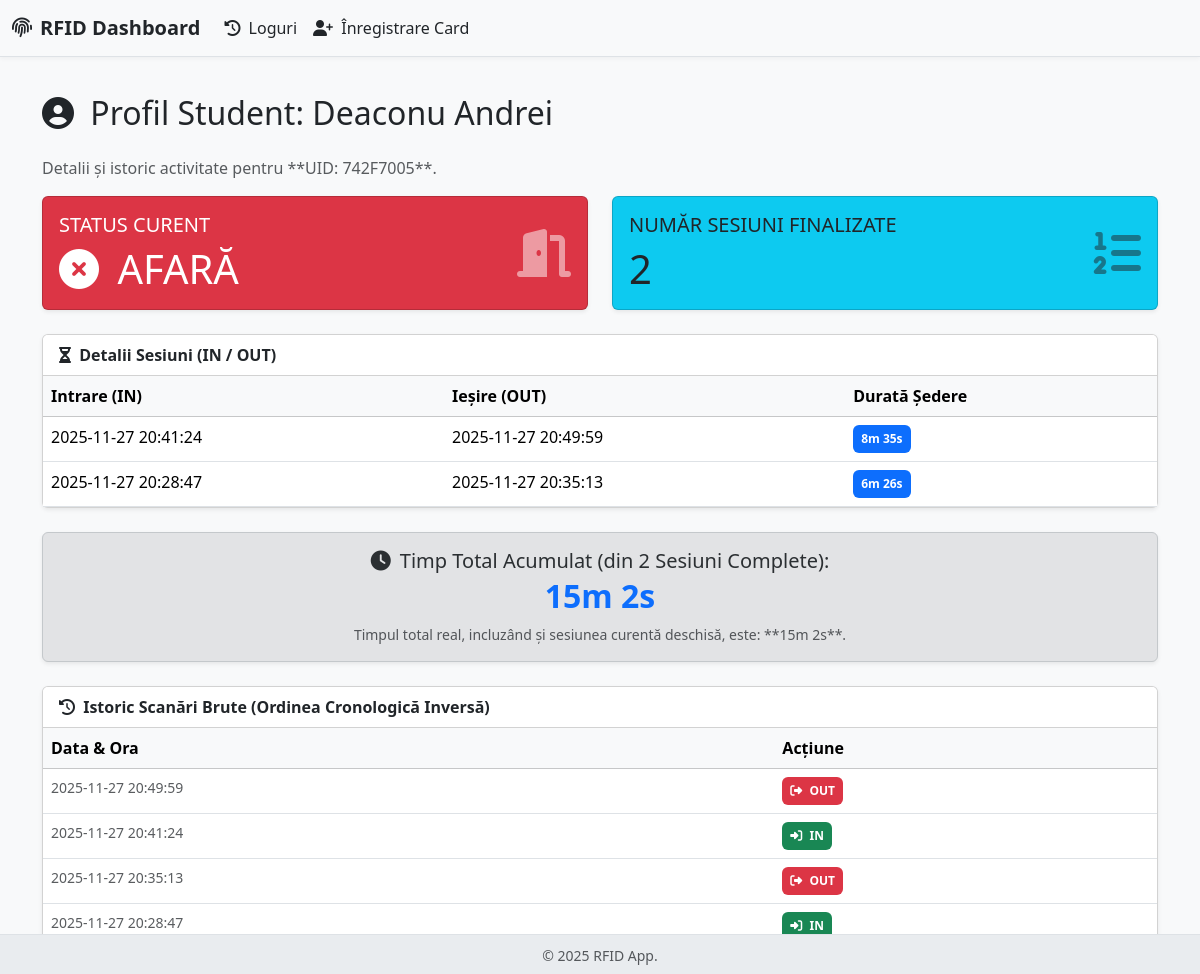
Before: /profile/1 with the older database file.
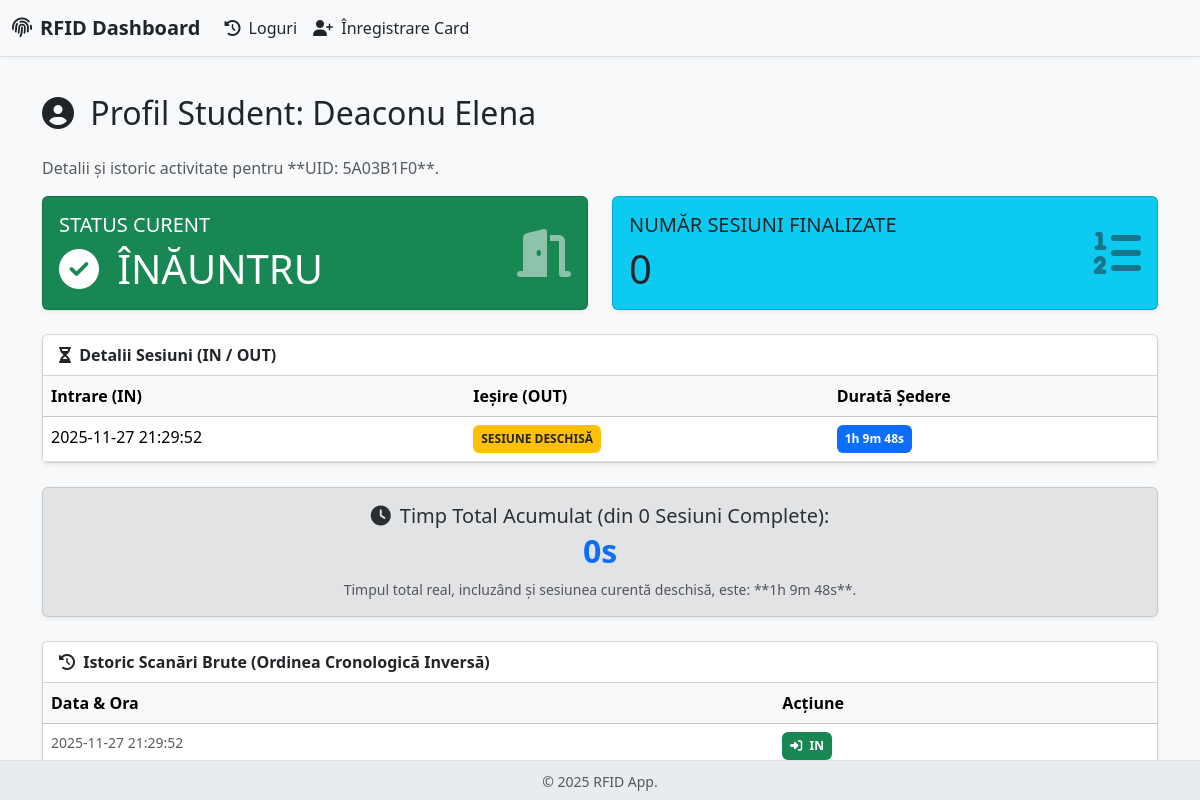
After: the same page with the newer database file.
### app.py (models this page shows)
class Person(db.Model):
    __tablename__ = 'person'
    id = db.Column(db.Integer, primary_key=True)
    uid_card = db.Column(db.String(50), unique=True, nullable=False)
    first_name = db.Column(db.String(100), nullable=False)
    last_name = db.Column(db.String(100), nullable=False)
    is_inside = db.Column(db.Boolean, default=False)
    last_action_time = db.Column(db.DateTime, default=lambda: datetime(1970, 1, 1, tzinfo=timezone.utc))
    logs = db.relationship('Log', backref='person', lazy=True)

class Log(db.Model):
    __tablename__ = 'log'
    id = db.Column(db.Integer, primary_key=True)
    person_id = db.Column(db.Integer, db.ForeignKey('person.id'), nullable=False)
    timestamp = db.Column(db.DateTime, default=lambda: datetime.now(timezone.utc))
    action = db.Column(db.String(3), nullable=False)

### app.py (the view)
@app.route('/profile/<int:person_id>')
def view_person_profile(person_id):
    person = Person.query.get_or_404(person_id)
    logs_for_calculation = Log.query.filter_by(person_id=person_id).order_by(Log.timestamp.asc()).all()
    display_logs = Log.query.filter_by(person_id=person_id).order_by(Log.timestamp.desc()).all()
    sessions = calculate_session_durations(logs_for_calculation)
    finalized_sessions = [s for s in sessions if s.get('is_current') is not True and s.get('end') is not None]
    total_sessions = len(finalized_sessions)
    total_duration_sum = sum((s['duration'] for s in finalized_sessions), timedelta())
    current_session_duration = next((s['duration'] for s in sessions if s.get('is_current')), timedelta())
    total_duration_with_current = total_duration_sum + current_session_duration
    return render_template('profile.html',
                           person=person,
                           sessions=sessions,
                           total_sessions=total_sessions,
                           total_duration_sum=format_timedelta(total_duration_sum),
                           total_duration_with_current=format_timedelta(total_duration_with_current),
                           logs=display_logs)

### app.py (called while the page is built)
def localize_timestamp(timestamp):
    if timestamp.tzinfo is None:
        utc_dt = timestamp.replace(tzinfo=pytz.utc)
    else:
        utc_dt = timestamp.astimezone(pytz.utc)
    return utc_dt.astimezone(TARGET_TIMEZONE)

def format_timedelta(td):
    if td is None: return "N/A"
    total_seconds = int(td.total_seconds())
    if total_seconds < 0: total_seconds = 0
    hours, remainder = divmod(total_seconds, 3600)
    minutes, seconds = divmod(remainder, 60)
    parts = []
    if hours > 0: parts.append(f"{hours}h")
    if minutes > 0 or (hours > 0 and seconds >= 0): parts.append(f"{minutes}m")
    if seconds > 0 or total_seconds == 0: parts.append(f"{seconds}s")
    if not parts: return "0s"
    return " ".join(parts)

### templates/profile.html (shortened to what the changed rows need)
{% extends "base.html" %}
{% block content %}
    <h2 class="mb-4"><i class="fas fa-user-circle me-2"></i> Profil Student: {{ person.last_name }} {{ person.first_name }}</h2>
    <p class="text-muted">Detalii și istoric activitate pentru **UID: {{ person.uid_card }}**.</p>
    <div class="row mb-4">
        <div class="col-md-6">
            <div class="card text-white {% if person.is_inside %}bg-success{% else %}bg-danger{% endif %} shadow-sm h-100">
                <div class="card-body">
                    <div class="d-flex justify-content-between align-items-center">
                        <div>
                            <h5 class="card-title text-uppercase fw-light">Status Curent</h5>
                            <p class="h1 mb-0">
                                {% if person.is_inside %}
                                    <i class="fas fa-check-circle me-2"></i> ÎNĂUNTRU
                                {% else %}
                                    <i class="fas fa-times-circle me-2"></i> AFARĂ
                                {% endif %}
                            </p>
                        </div>
                    </div>
                </div>
            </div>
        </div>
        <div class="col-md-6">
            <div class="card text-dark bg-info shadow-sm h-100">
                <div class="card-body">
                    <div class="d-flex justify-content-between align-items-center">
                        <div>
                            <h5 class="card-title text-uppercase fw-light">Număr Sesiuni Finalizate</h5>
                            <p class="h1 mb-0">{{ total_sessions }}</p>
                        </div>
                    </div>
                </div>
            </div>
        </div>
    </div>
    <div class="card shadow-sm mb-4">
        <div class="card-header bg-white fw-bold">
        </div>
        <div class="card-body p-0">
            <div class="table-responsive">
                <table class="table table-hover mb-0">
                    <thead class="table-light">
                        <tr>
                            <th>Intrare (IN)</th>
                            <th>Ieșire (OUT)</th>
                            <th>Durată Ședere</th>
                        </tr>
                    </thead>
                    <tbody>
                        {% for session in sessions %}
                        <tr>
                            <td>{{ localize_timestamp(session.start).strftime('%Y-%m-%d %H:%M:%S') }}</td>
                            <td>
                                {% if session.end is none %}
                                    <span class="badge bg-warning p-2 text-dark">SESIUNE DESCHISĂ</span>
                                {% else %}
                                    {{ localize_timestamp(session.end).strftime('%Y-%m-%d %H:%M:%S') }}
                                {% endif %}
                            </td>
                            <td>
                                <span class="badge bg-primary p-2">
                                    {{ format_timedelta(session.duration) }}
                                </span>
                            </td>
                        </tr>
                        {% endfor %}
                    </tbody>
                </table>
            </div>
        </div>
    </div>
    <div class="alert alert-secondary shadow-sm text-center mb-4">
        <p class="h5 mb-1"><i class="fas fa-clock me-1"></i> Timp Total Acumulat (din {{ total_sessions }} Sesiuni Complete):</p>
        <p class="h2 fw-bold text-primary">{{ total_duration_sum }}</p>
        <p class="mb-0 small text-muted">Timpul total real, incluzând și sesiunea curentă deschisă, este: **{{ total_duration_with_current }}**.</p>
    </div>
    <div class="card shadow-sm">
        <div class="card-header bg-white fw-bold">
        </div>
        <div class="card-body p-0">
            <div class="table-responsive">
                <table class="table table-hover mb-0">
                    <thead class="table-light">
                        <tr>
                            <th>Data & Ora</th>
                            <th>Acțiune</th>
                        </tr>
                    </thead>
                    <tbody>
                        {% for log in logs %}
                        <tr>
                            <td class="text-muted small">{{ localize_timestamp(log.timestamp).strftime('%Y-%m-%d %H:%M:%S') }}</td>
                            <td>
                                {% if log.action == 'IN' %}
                                    <span class="badge bg-success p-2"><i class="fas fa-sign-in-alt me-1"></i> {{ log.action }}</span>
                                {% else %}
                                    <span class="badge bg-danger p-2"><i class="fas fa-sign-out-alt me-1"></i> {{ log.action }}</span>
                                {% endif %}
                            </td>
                        </tr>
                        {% endfor %}
                    </tbody>
                </table>
            </div>
        </div>
    </div>
{% endblock %}

Changed rows visible on the page:
removed Log: timestamp "2025-11-27 20:49:59", action "OUT"
no longer on this page (row edited): Log: timestamp "2025-11-27 20:41:24", action "IN"
no longer on this page (row edited): Log: timestamp "2025-11-27 20:35:13", action "OUT"
changed Person "Deaconu": first_name "Andrei" → "Elena"; uid_card "742F7005" → "5A03B1F0"; is_inside False → True (drawn)
changed Log "IN": timestamp "2025-11-27 20:28:47" → "2025-11-27 21:29:52"
Other visible differences:
{{ total_sessions }}: "2" → "0"
{{ total_duration_sum }}: "15m 2s" → "0s"
{{ total_duration_with_current }}: "15m 2s" → "1h 9m 48s"
text no longer shown: "AFARĂ"
text now shown: "ÎNĂUNTRU"
new list line: "2025-11-27 21:29:52 SESIUNE DESCHISĂ 1h 9m 48s"
list line gone: "2025-11-27 20:41:24 2025-11-27 20:49:59 8m 35s"
list line gone: "2025-11-27 20:28:47 2025-11-27 20:35:13 6m 26s"
